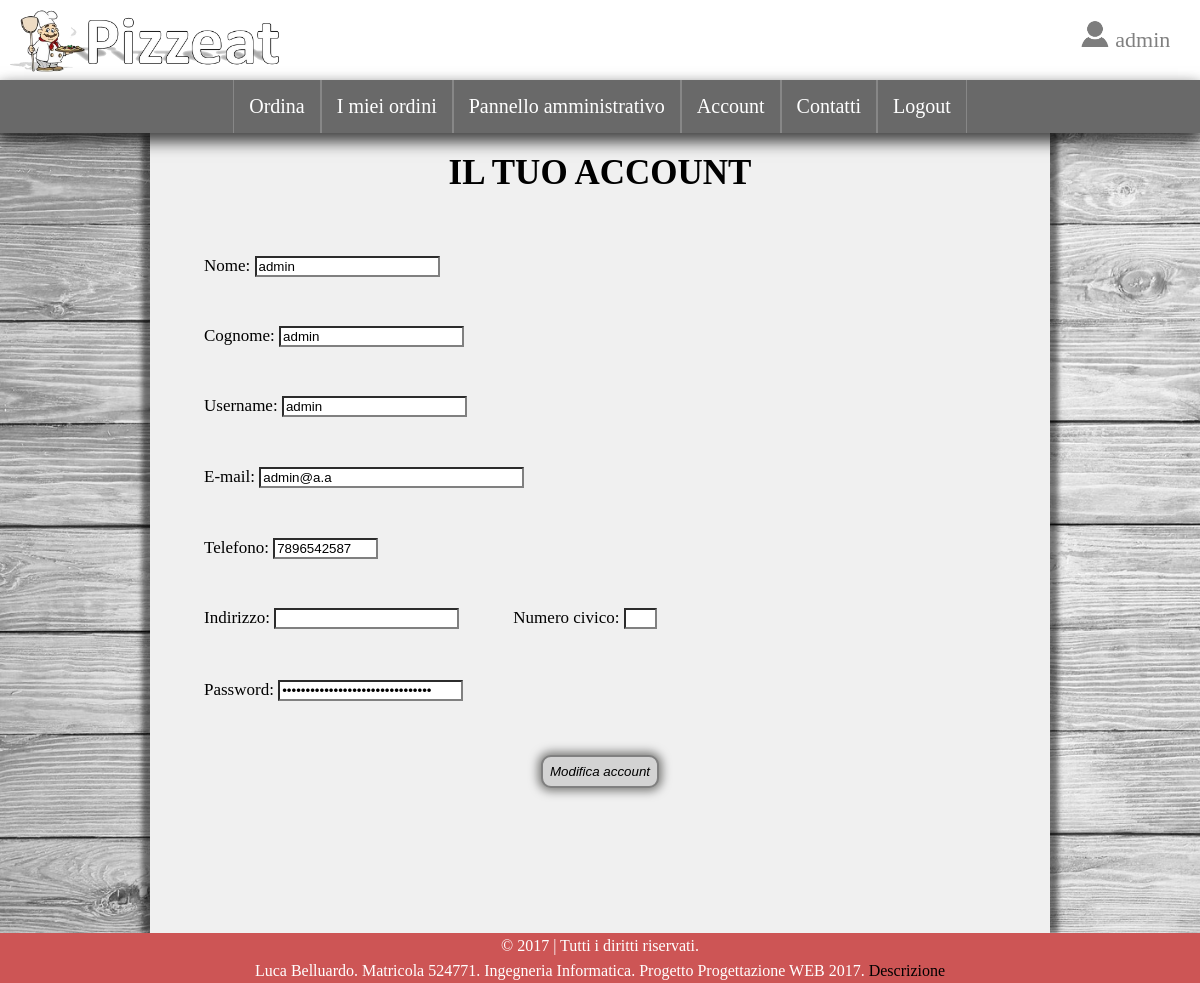
The app's page /index.php?p=account (signed in) with its own data.
### tables this page shows
CREATE TABLE `account` (
  `IDAccount` int(10) NOT NULL,
  `Username` varchar(50) NOT NULL,
  `Nome` varchar(50) NOT NULL,
  `Cognome` varchar(50) NOT NULL,
  `Email` varchar(100) NOT NULL,
  `Telefono` varchar(10) NOT NULL,
  `Indirizzo` varchar(100) DEFAULT NULL,
  `Civico` varchar(50) DEFAULT NULL,
  `Password` varchar(32) NOT NULL,
  `Admin` tinyint(1) DEFAULT NULL
);

### php/account.php (the view, shortened to what this page needs)
<?php
	if(!isset($_SESSION['username'])) {
?>
		<script>login()</script>
<?php
	}
	else {
?>
<div id="account">
	<h1>IL TUO ACCOUNT</h1>
	<?php
		$username=$_SESSION['username'];
		$utente=mysqli_query($conn, "SELECT * FROM account WHERE Username='$username'");
		$dati=mysqli_fetch_array($utente, MYSQLI_ASSOC);
	?>
	<form class="registrati" action="php/modificaaccount.php" method="POST">
		<label>
			Nome:
			<input type="text" value="<?php if(isset($n)) echo $n; else echo $dati['Nome']?>" name="nome" pattern="[a-zA-Z\s]+" required>
		</label>
		<label>
			Cognome:
			<input type="text" value="<?php if(isset($n)) echo $c; else echo $dati['Cognome']?>" name="cognome" pattern="[a-zA-Z\s]+" required>
		</label>
		<label>
			Username:
			<input type="text" value="<?php if(isset($n)) echo $u; else echo $dati['Username']?>" name="username" pattern=".{5,}" required>
		</label>
		<label>
			E-mail:
			<input  type="email" value="<?php if(isset($n)) echo $e; else echo $dati['Email']?>" name="email" size="30" required>
		</label>
		<label>
			Telefono:
			<input type="text" value="<?php if(isset($n)) echo $t; else echo $dati['Telefono']?>" size="10" maxlength="10" name="telefono" pattern="[0-9]{9,10}" required>
		</label>
		<div id="indirizzo">
			<label>
				Indirizzo:
				<input type="text" value="<?php if(isset($n)) echo $i; else echo $dati['Indirizzo']?>" name="indirizzo">
			</label>
			<label>
				Numero civico:
				<input type="text" size="1" value="<?php if(isset($n)) echo $ci; else echo $dati['Civico']?>"name="civico">
			</label>
		</div><br><br><br><br>
		<label>
			Password:
			<input type="password" value="<?php echo md5($dati['Password'])?>" name="password" pattern="[a-zA-Z0-9\s]{4,}" required>
		</label>
		<input type="submit" class="tasto" name="invia" value="Modifica account">
	</form>
</div>
<?php
	}
?>

### css/stile.css (style rules this page uses)
html { height: 100%; }
body { margin: 0px; height: 100%; background-image: url('../immagini/background.jpg'); background-attachment: fixed; background-size: cover; }
label { font-size: 17px; display: block; }
input { border: 2px inset grey; background-color: white; }
.registrati { padding: 2% 0% 3%; background: #F0F0F0; overflow: hidden; }
.registrati label { margin-left: 6%; line-height: 70px; }
#indirizzo label { float: left; }
.tasto { border: 2px solid grey; margin: 30px auto 0px; display: block; padding: 7px; border-radius: 10px; background-color: lightgray; font-style: italic; box-shadow: rgba(5, 5, 0, 0.5) 0px 0px 10px 3px; }
#account { margin: 0px; background: #F0F0F0; padding: 0px 0px; overflow: hidden; }
#account h1 { width: 50%; margin: 20px auto; text-align: center; font-size: 35px; }

### records on screen
account: nome "admin", cognome "admin", username "admin", email "admin@a.a", telefono "7896542587"

### other values on screen
$_SESSION['username'] "admin"
